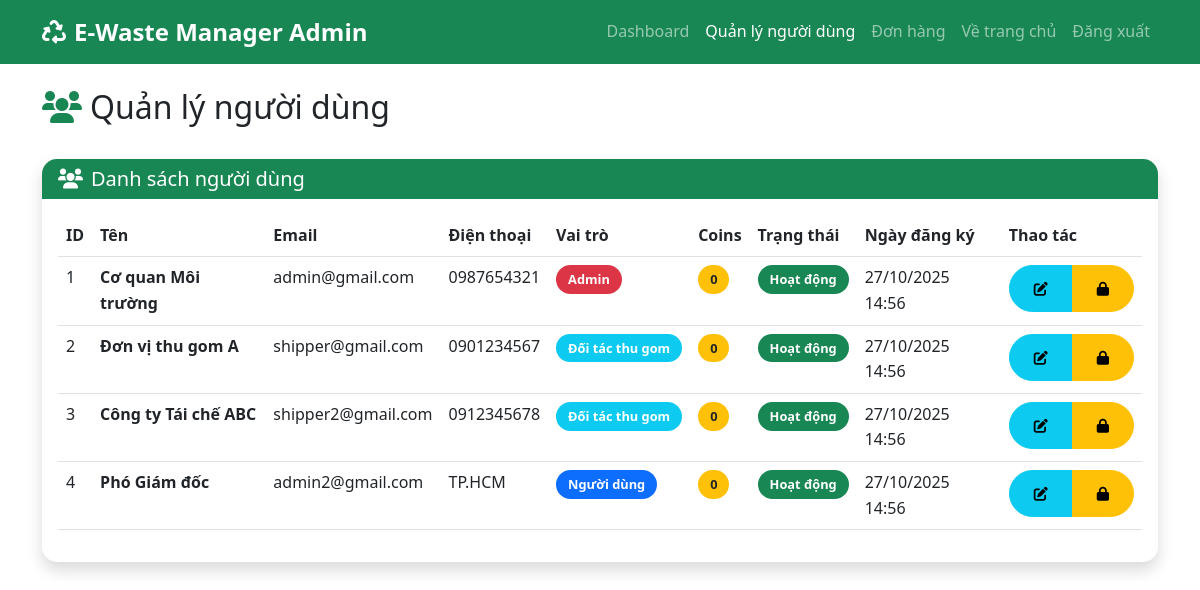
The page /admin/users.php (signed in) on the database its author committed.
### tables this page shows
CREATE TABLE users (
    id INT PRIMARY KEY AUTO_INCREMENT,
    name VARCHAR(100) NOT NULL,
    email VARCHAR(100) UNIQUE NOT NULL,
    password VARCHAR(255) NOT NULL,
    phone VARCHAR(20),
    address TEXT,
    coins INT DEFAULT 0,
    role ENUM('user', 'shipper', 'admin') DEFAULT 'user',
    status ENUM('active', 'inactive') DEFAULT 'active',
    created_at TIMESTAMP DEFAULT CURRENT_TIMESTAMP,
    updated_at TIMESTAMP DEFAULT CURRENT_TIMESTAMP ON UPDATE CURRENT_TIMESTAMP
);

### config/database.php (called while the page is built, shortened)
<?php
class Database {
    private $connection;
    public function __construct() {
        try {
            $this->connection = new PDO(
                "mysql:host=" . DB_HOST . ";port=3307;dbname=" . DB_NAME . ";charset=utf8mb4",
                DB_USER,
                DB_PASS,
                [
                    PDO::ATTR_ERRMODE => PDO::ERRMODE_EXCEPTION,
                    PDO::ATTR_DEFAULT_FETCH_MODE => PDO::FETCH_ASSOC,
                    PDO::ATTR_EMULATE_PREPARES => false
                ]
            );
        } catch (PDOException $e) {
            die("Database connection failed: " . $e->getMessage());
        }
    }
    public function query($sql, $params = []) {
        $stmt = $this->connection->prepare($sql);
        $stmt->execute($params);
        return $stmt;
    }
    public function fetch($sql, $params = []) {
        return $this->query($sql, $params)->fetch();
    }
    public function fetchAll($sql, $params = []) {
        return $this->query($sql, $params)->fetchAll();
    }
}
$db = new Database();
?>

### includes/functions.php (called while the page is built, shortened)
<?php
require_once 'config/database.php';
function getUserById($userId) {
    global $db;
    return $db->fetch("SELECT * FROM users WHERE id = ?", [$userId]);
}
function formatDate($date) {
    return date('d/m/Y H:i', strtotime($date));
}
?>

### admin/users.php (the view, shortened to what this page needs)
<?php
require_once 'config/database.php';
require_once 'includes/functions.php';
$user = getUserById($_SESSION['user_id']);
global $db;
$users = $db->fetchAll("SELECT * FROM users ORDER BY created_at DESC");
?>
<!DOCTYPE html>
<html lang="vi">
<head>
    <link href="https://cdn.jsdelivr.net/npm/bootstrap@5.3.0/dist/css/bootstrap.min.css" rel="stylesheet">
    <link href="https://cdnjs.cloudflare.com/ajax/libs/font-awesome/6.0.0/css/all.min.css" rel="stylesheet">
    <link href="assets/css/style.css" rel="stylesheet">
</head>
<body>
    <nav class="navbar navbar-expand-lg navbar-dark bg-success">
        <div class="container">
            <a class="navbar-brand" href="index.php">
                <i class="fas fa-recycle me-2"></i>E-Waste Manager Admin
            </a>
            <div class="navbar-nav ms-auto">
                <a class="nav-link" href="admin/dashboard.php">Dashboard</a>
                <a class="nav-link active" href="admin/users.php">Quản lý người dùng</a>
                <a class="nav-link" href="admin/bookings.php">Đơn hàng</a>
                <a class="nav-link" href="index.php">Về trang chủ</a>
                <a class="nav-link" href="logout.php">Đăng xuất</a>
            </div>
        </div>
    </nav>
    <div class="container py-4">
        <div class="row mb-4">
            <div class="col-12">
                <h2>
                    <i class="fas fa-users text-success me-2"></i>Quản lý người dùng
                </h2>
            </div>
        </div>
        <div class="card shadow">
            <div class="card-header bg-success text-white">
                <h5 class="mb-0">
                    <i class="fas fa-users me-2"></i>Danh sách người dùng
                </h5>
            </div>
            <div class="card-body">
                <div class="table-responsive">
                    <table class="table table-hover">
                        <thead>
                            <tr>
                                <th>ID</th>
                                <th>Tên</th>
                                <th>Email</th>
                                <th>Điện thoại</th>
                                <th>Vai trò</th>
                                <th>Coins</th>
                                <th>Trạng thái</th>
                                <th>Ngày đăng ký</th>
                                <th>Thao tác</th>
                            </tr>
                        </thead>
                        <tbody>
                            <?php foreach ($users as $u): ?>
                            <tr>
                                <td><?php echo $u['id']; ?></td>
                                <td><strong><?php echo htmlspecialchars($u['name']); ?></strong></td>
                                <td><?php echo htmlspecialchars($u['email']); ?></td>
                                <td><?php echo htmlspecialchars($u['phone'] ?? '-'); ?></td>
                                <td>
                                    <span class="badge <?php
                                        echo $u['role'] === 'admin' ? 'bg-danger' :
                                        ($u['role'] === 'shipper' ? 'bg-info' : 'bg-primary');
                                    ?>">
                                        <?php
                                        echo $u['role'] === 'admin' ? 'Admin' :
                                        ($u['role'] === 'shipper' ? 'Đối tác thu gom' : 'Người dùng');
                                        ?>
                                    </span>
                                </td>
                                <td>
                                    <span class="badge bg-warning text-dark"><?php echo $u['coins']; ?></span>
                                </td>
                                <td>
                                    <span class="badge <?php echo $u['status'] === 'active' ? 'bg-success' : 'bg-secondary'; ?>">
                                        <?php echo $u['status'] === 'active' ? 'Hoạt động' : 'Khóa'; ?>
                                    </span>
                                </td>
                                <td><?php echo formatDate($u['created_at']); ?></td>
                                <td>
                                    <div class="btn-group btn-group-sm">
                                        <button type="button" class="btn btn-info" data-bs-toggle="modal"
                                                data-bs-target="#editModal<?php echo $u['id']; ?>">
                                            <i class="fas fa-edit"></i>
                                        </button>
                                        <button type="button" class="btn btn-<?php echo $u['status'] === 'active' ? 'warning' : 'success'; ?>"
                                                onclick="toggleStatus(<?php echo $u['id']; ?>)">
                                            <i class="fas fa-<?php echo $u['status'] === 'active' ? 'lock' : 'unlock'; ?>"></i>
                                        </button>
                                    </div>
                                </td>
                            </tr>
                            <?php endforeach; ?>
                        </tbody>
                    </table>
                </div>
            </div>
        </div>
    </div>
</body>
</html>

### assets/css/style.css (style rules this page uses)
:root { --primary-color: #28a745; --secondary-color: #6c757d; --success-color: #28a745; --info-color: #17a2b8; --warning-color: #ffc107; --danger-color: #dc3545; --light-color: #f8f9fa; --dark-color: #343a40; }
body { font-family: 'Segoe UI', Tahoma, Geneva, Verdana, sans-serif; line-height: 1.6; }
.navbar-brand { font-weight: 700; font-size: 1.5rem; }
.navbar-nav .nav-link { font-weight: 500; transition: color 0.3s ease; }
.card { border: none; border-radius: 15px; box-shadow: 0 4px 6px rgba(0, 0, 0, 0.1); transition: transform 0.3s ease, box-shadow 0.3s ease; }
.card-header { border-radius: 15px 15px 0 0 !important; border-bottom: none; font-weight: 600; }
.btn { border-radius: 25px; font-weight: 500; padding: 0.75rem 1.5rem; transition: all 0.3s ease; }
.badge { font-size: 0.8rem; padding: 0.5rem 0.75rem; border-radius: 20px; }

### rows shown on the page
users: id "1", name "Cơ quan Môi trường", email "admin@gmail.com", phone "0987654321", role "Admin", coins "0", status "Hoạt động", created_at "27/10/2025 14:56"
users: id "2", name "Đơn vị thu gom A", email "shipper@gmail.com", phone "0901234567", role "Đối tác thu gom", coins "0", status "Hoạt động", created_at "27/10/2025 14:56"
users: id "3", name "Công ty Tái chế ABC", email "shipper2@gmail.com", phone "0912345678", role "Đối tác thu gom", coins "0", status "Hoạt động", created_at "27/10/2025 14:56"
users: id "4", name "Phó Giám đốc", email "admin2@gmail.com", phone "TP.HCM", role "Người dùng", coins "0", status "Hoạt động", created_at "27/10/2025 14:56"
